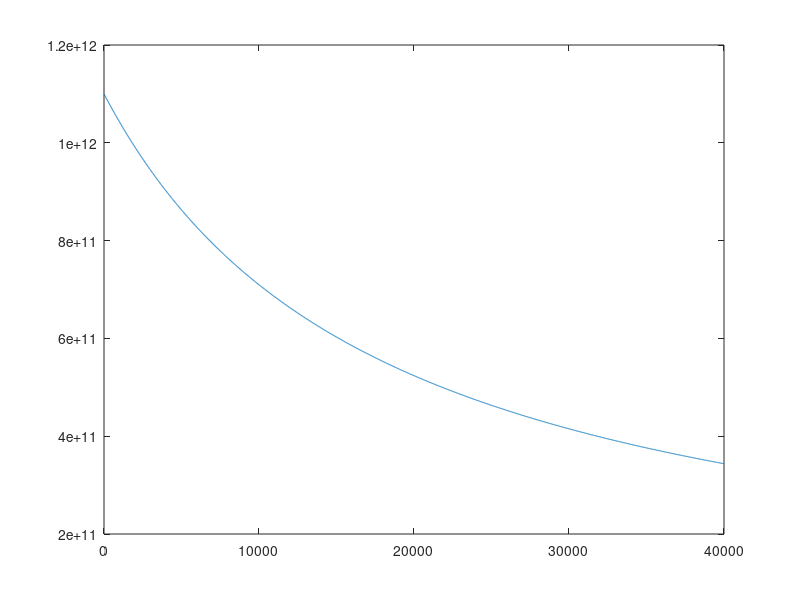

This figure's MATLAB source:
%% MoS2 exciton - xciton annhilation model%% dezheng sun et al ACS

N0 = 1.1*10^(12); %initial exciton density cm^-2
ka = 5*10^(-2)*10^(-15);  % annhilation rate cm^2/s
dt=10;tmax=40000;
%timearray = 0:dt:tmax;
Nmax = tmax/dt;N= zeros(1,Nmax);t=zeros(1,Nmax);
for ii = 1:Nmax
    N(ii) = (N0)./(1+N0*ka*dt*(ii-1));
    t(ii) = dt*(ii-1);
end
figure;plot(t,N);